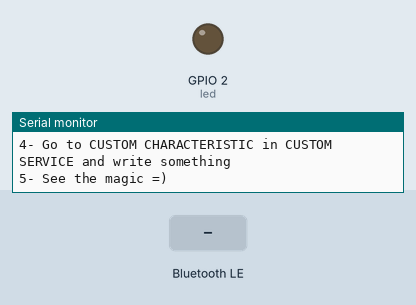
A sketch run on a simulated ESP32. Parts: output pins drawn as LEDs (lit = HIGH), the last lines printed to the serial monitor. Inputs (shaded band) come from the test bench. Nothing arrives over Bluetooth unless stated; a phone connects over Bluetooth LE 3 s after start.

Above: at 1.2 s.
1.3 s: Bluetooth LE write "on" received
At 1.6 s:
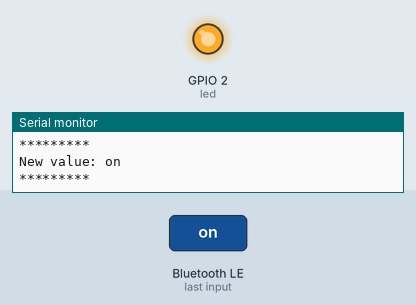
4.3 s: Bluetooth LE write "off" received
At 5.1 s:
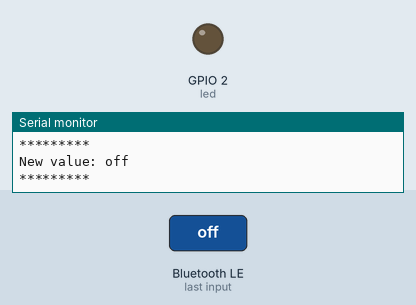
Timing chart, 0 to 7.3 s (numbered marks = the images above; inputs shaded):
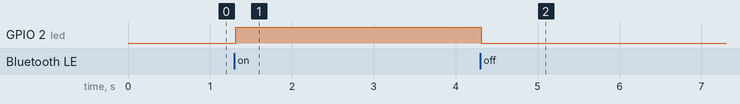

Measured:
- after the input at 1.3 s, GPIO 2 (led): LOW → HIGH at once
- after the input at 4.3 s, GPIO 2 (led): HIGH → LOW at once

The sketch:

BLE_server_talk.ino
```cpp
/*
    Based on Neil Kolban example for IDF: https://github.com/nkolban/esp32-snippets/blob/master/cpp_utils/tests/BLE%20Tests/SampleWrite.cpp
    Ported to Arduino ESP32 by Evandro Copercini
*/

#include <BLEDevice.h>
#include <BLEUtils.h>
#include <BLEServer.h>

// See the following for generating UUIDs:
// https://www.uuidgenerator.net/

#define SERVICE_UUID        "0000181c-0000-1000-8000-00805f9b34fb"
#define CHARACTERISTIC_UUID_READ "00002a6f-0000-1000-8000-00805f9b34fb"
#define CHARACTERISTIC_UUID_TOGGLE "c852651d-bcb7-4ca7-bbd7-2c13e99608e8"

int led = LED_BUILTIN;


BLECharacteristic *pCharacteristicRead;
BLECharacteristic *pCharacteristicToggle;
BLEService *pService;
BLEServer *pServer;

class MyCallbacksWrite: public BLECharacteristicCallbacks {
    void onWrite(BLECharacteristic *pCharacteristic) {
      std::string value = pCharacteristic->getValue();

      if (value.length() > 0) {
        Serial.println("*********");
        Serial.print("New value: ");
        for (int i = 0; i < value.length(); i++)
          Serial.print(value[i]);

        Serial.println();
        Serial.println("*********");
      }

        if(value == "on"){
          digitalWrite(led, HIGH);
        }
        else if (value == "off"){
          digitalWrite(led, LOW);
        }
    }
};

class MyCallbacksToggle: public BLECharacteristicCallbacks {
    void onWrite(BLECharacteristic *pCharacteristic) {
      std::string value = pCharacteristic->getValue();

        if(value == "on"){
          digitalWrite(led, HIGH);
          Serial.println("Led ON");
        }
        else if (value == "off"){
          digitalWrite(led, LOW);
          Serial.println("Led OFF");
        }
    }
};

void setup() {
  Serial.begin(115200);
  pinMode(led,OUTPUT);

  Serial.println("1- Download and install an BLE scanner app in your phone");
  Serial.println("2- Scan for BLE devices in the app");
  Serial.println("3- Connect to MyESP32");
  Serial.println("4- Go to CUSTOM CHARACTERISTIC in CUSTOM SERVICE and write something");
  Serial.println("5- See the magic =)");

  BLEDevice::init("Hola Pa");
  pServer = BLEDevice::createServer();

  pService = pServer->createService(SERVICE_UUID);

  pCharacteristicRead = pService->createCharacteristic(
                                         CHARACTERISTIC_UUID_READ,
                                         BLECharacteristic::PROPERTY_READ |
                                         BLECharacteristic::PROPERTY_WRITE
                                       );

  pCharacteristicRead->setCallbacks(new MyCallbacksWrite());

  pCharacteristicRead->setValue("This is for writing...");


  pCharacteristicToggle = pService->createCharacteristic(
                                         CHARACTERISTIC_UUID_TOGGLE,
                                         BLECharacteristic::PROPERTY_READ |
                                         BLECharacteristic::PROPERTY_WRITE
                                       );

  pCharacteristicToggle->setCallbacks(new MyCallbacksToggle());

  pCharacteristicToggle->setValue("This is for Toggle");


  pService->start();

  BLEAdvertising *pAdvertising = pServer->getAdvertising();
  pAdvertising->start();
}

void loop() {
  // put your main code here, to run repeatedly:
  delay(2000);

}
```
